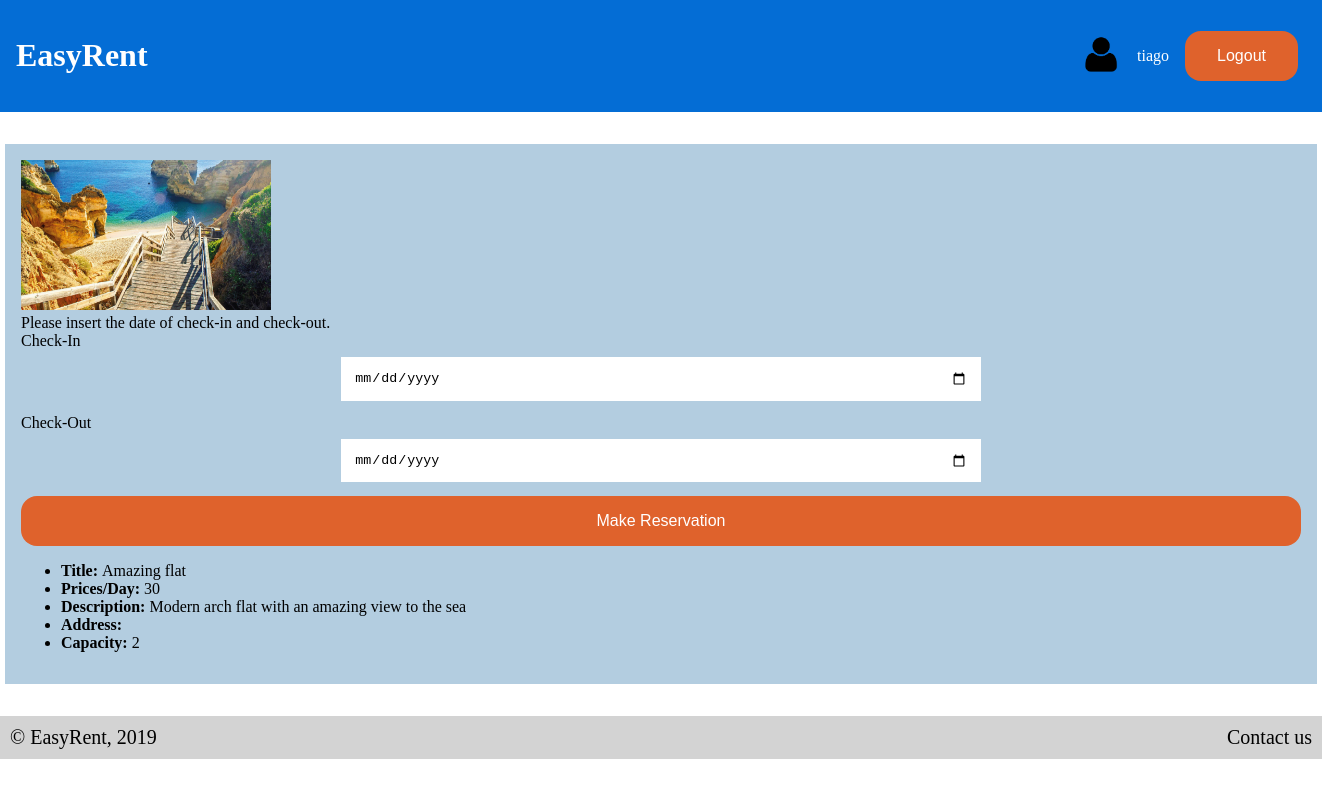
The page /pages/place.php?id=1 (signed in) on the database its author committed.
### tables this page shows
CREATE TABLE Place (id INTEGER PRIMARY KEY, title TEXT NOT NULL, price_day FLOAT NOT NULL, description TEXT, address TEXT, location_id INTEGER REFERENCES Location (id), owner TEXT REFERENCES User (username) NOT NULL, capacity INTEGER NOT NULL);

### database/functions.php (called while the page is built, shortened)
<?php
    function get_place_data($id){
        $db = Database::instance()->db();
        $stmt = $db->prepare('SELECT * FROM Place WHERE id = ?');
        $stmt->execute(array($id));
        return $stmt->fetch();
    }
?>

### pages/place.php (the view, shortened to what this page needs)
<?php
    include_once('../templates/template_generic.php');
    include_once('../database/functions.php');
    $place = get_place_data($_GET['id']);
    $place_id = $_GET['id'];
?>
<section id="content">
    <section id="place_section">
        <div id="place_reservation">
            <div id="place_photo">
                <img src="../resources/beachOpener.jpg" alt="Place photo"  style="width:250px;height:150px;">
            </div>
            <form action="../actions/process_reservation.php?id=<?=$place_id?>" method="post">
                <div id="reservation_info">
                    Please insert the date of check-in and check-out.
                    <br>
                    Check-In
                    <input type="date" name="check-in" id="check-in">
                    Check-Out
                    <input type="date" name="check-out" id="check-out">
                </div>
                <input type="submit" value="Make Reservation">
            </form>
        </div>
        <div id="data">
            <ul>
                <li><b>Title: </b><?= $place['title'] ?></li>
                <li><b>Prices/Day: </b><?= $place['price_day'] ?></li>
                <li><b>Description: </b><?= $place['description'] ?></li>
                <li><b>Address: </b></li>
                <li><b>Capacity: </b><?= $place['capacity'] ?></li>
            </ul>
        </div>
    </section>
</section>
</body>

### css/style.css (style rules this page uses)
body { font-family: Cambria, Candara, Georgia, Times, 'Times New Roman', serif; margin: 0; }
input { width: 90%; padding: 1em; border: none; border-bottom: 2px solid #046DD5; box-sizing: border-box; display: block; margin: 1em auto; margin-top: 0.5em; }
input[type=submit] { width: 100%; background-color: #df622c; border: none; color: white; padding: 1em 2em; margin: 0em auto; cursor: pointer; font-size: 16px; border-radius: 1em; }
body>#content { background-color: #b3cde0; width: 80em; margin: 2em auto; padding: 1em; }
#data { width: 100%; }
#reservation_info { width:100%; }
#check-in { width: 50%; border: none; position: relative; left: 0%; }
#check-out { width: 50%; border: none; position: relative; left: 0%; }

### rows shown on the page
place: title "Amazing flat", price_day "30", description "Modern arch flat with an amazing view to the sea", capacity "2"

### other values the page prints
$_SESSION['username'] "tiago"
